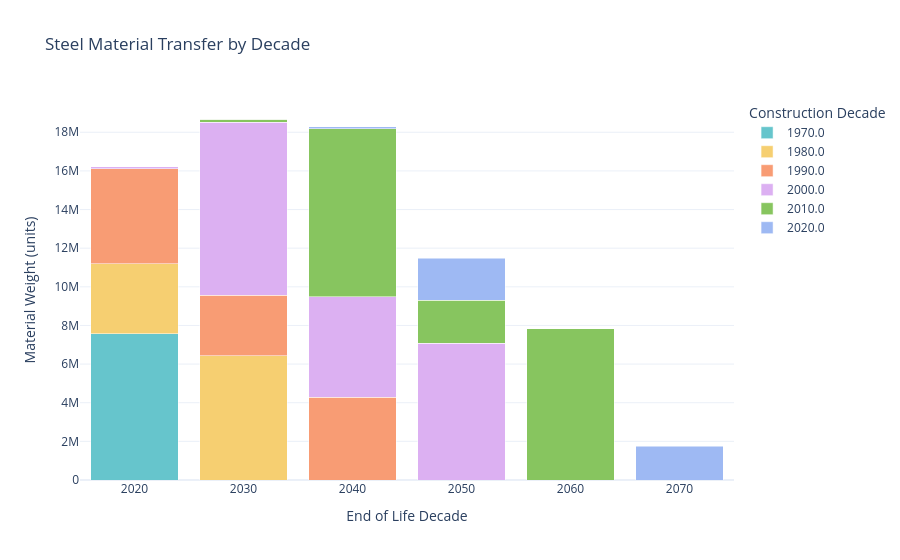

Here is the notebook cell this chart was saved with:
### Code cell
# exclude end of life year before 2020
steel_df = steel_df[steel_df['end_of_life_year'] > 2020]
# Group the steel data by end of life decade and construction decade, summing the material weights
steel_transfer = steel_df.groupby(['end_of_life_decade', 'construction_decade'])['material_weight'].sum().unstack(fill_value=0)
# # Create the stacked bar chart
# steel_transfer.plot(kind='bar', stacked=True, figsize=(10, 6))
# plt.xlabel('End of Life Decade')
# plt.ylabel('Material Weight (units)')
# plt.title('Steel Material Transfer by Decade')
# plt.grid(False)
# plt.legend(title='Decade of Construction')
import plotly.express as px

# Reset index to get 'end_of_life_decade' as a column
steel_transfer_reset = steel_transfer.reset_index()

# Melt the DataFrame to long format
steel_transfer_melted = steel_transfer_reset.melt(
    id_vars='end_of_life_decade',
    var_name='construction_decade',
    value_name='material_weight'
)

# Create the stacked bar chart using Plotly
fig = px.bar(
    steel_transfer_melted,
    x='end_of_life_decade',
    y='material_weight',
    color='construction_decade',
    title='Steel Material Transfer by Decade',
    color_discrete_sequence=px.colors.qualitative.Pastel,  # Use Pastel palette
    labels={
        'end_of_life_decade': 'End of Life Decade',
        'material_weight': 'Material Weight (units)',
        'construction_decade': 'Construction Decade'
    },
    barmode='stack'
)
# I want a cleaner layout
fig.update_layout(
    template='plotly_white',
    xaxis_title='End of Life Decade',
    yaxis_title='Material Weight (units)',
    legend_title='Construction Decade',
    showlegend=True
)
fig.show()
# export the figure to svg
fig.write_image('steel_transfer.svg')

### Figure 1 — Plotly figure (JSON) as saved in the notebook; plotly's stock layout.template omitted (floating-point values rounded to 4 significant figures)
{"data": [{"alignmentgroup": "True", "hovertemplate": "Construction Decade=1970.0<br>End of Life Decade=%{x}<br>Material Weight (units)=%{y}<extra></extra>", "legendgroup": "1970.0", "marker": {"color": "rgb(102, 197, 204)", "pattern": {"shape": ""}}, "name": "1970.0", "offsetgroup": "1970.0", "orientation": "v", "showlegend": true, "textposition": "auto", "type": "bar", "x": [2020, 2030, 2040, 2050, 2060, 2070], "xaxis": "x", "y": [7583000.0, 0, 0, 0, 0, 0], "yaxis": "y"}, {"alignmentgroup": "True", "hovertemplate": "Construction Decade=1980.0<br>End of Life Decade=%{x}<br>Material Weight (units)=%{y}<extra></extra>", "legendgroup": "1980.0", "marker": {"color": "rgb(246, 207, 113)", "pattern": {"shape": ""}}, "name": "1980.0", "offsetgroup": "1980.0", "orientation": "v", "showlegend": true, "textposition": "auto", "type": "bar", "x": [2020, 2030, 2040, 2050, 2060, 2070], "xaxis": "x", "y": [3614000.0, 6433926, 0, 0, 0, 0], "yaxis": "y"}, {"alignmentgroup": "True", "hovertemplate": "Construction Decade=1990.0<br>End of Life Decade=%{x}<br>Material Weight (units)=%{y}<extra></extra>", "legendgroup": "1990.0", "marker": {"color": "rgb(248, 156, 116)", "pattern": {"shape": ""}}, "name": "1990.0", "offsetgroup": "1990.0", "orientation": "v", "showlegend": true, "textposition": "auto", "type": "bar", "x": [2020, 2030, 2040, 2050, 2060, 2070], "xaxis": "x", "y": [4903000.0, 3134000.0, 4294166, 0, 0, 0], "yaxis": "y"}, {"alignmentgroup": "True", "hovertemplate": "Construction Decade=2000.0<br>End of Life Decade=%{x}<br>Material Weight (units)=%{y}<extra></extra>", "legendgroup": "2000.0", "marker": {"color": "rgb(220, 176, 242)", "pattern": {"shape": ""}}, "name": "2000.0", "offsetgroup": "2000.0", "orientation": "v", "showlegend": true, "textposition": "auto", "type": "bar", "x": [2020, 2030, 2040, 2050, 2060, 2070], "xaxis": "x", "y": [110700.0, 8947000.0, 5197000.0, 7074109, 0, 0], "yaxis": "y"}, {"alignmentgroup": "True", "hovertemplate": "Construction Decade=2010.0<br>End of Life Decade=%{x}<br>Material Weight (units)=%{y}<extra></extra>", "legendgroup": "2010.0", "marker": {"color": "rgb(135, 197, 95)", "pattern": {"shape": ""}}, "name": "2010.0", "offsetgroup": "2010.0", "orientation": "v", "showlegend": true, "textposition": "auto", "type": "bar", "x": [2020, 2030, 2040, 2050, 2060, 2070], "xaxis": "x", "y": [0, 171900.0, 8693000.0, 2228000.0, 7828000.0, 0], "yaxis": "y"}, {"alignmentgroup": "True", "hovertemplate": "Construction Decade=2020.0<br>End of Life Decade=%{x}<br>Material Weight (units)=%{y}<extra></extra>", "legendgroup": "2020.0", "marker": {"color": "rgb(158, 185, 243)", "pattern": {"shape": ""}}, "name": "2020.0", "offsetgroup": "2020.0", "orientation": "v", "showlegend": true, "textposition": "auto", "type": "bar", "x": [2020, 2030, 2040, 2050, 2060, 2070], "xaxis": "x", "y": [0, 0, 111300.0, 2167000.0, 0, 1745377], "yaxis": "y"}], "layout": {"barmode": "stack", "legend": {"title": {"text": "Construction Decade"}, "tracegroupgap": 0}, "showlegend": true, "title": {"text": "Steel Material Transfer by Decade"}, "xaxis": {"anchor": "y", "domain": [0, 1], "title": {"text": "End of Life Decade"}}, "yaxis": {"anchor": "x", "domain": [0, 1], "title": {"text": "Material Weight (units)"}}}}
